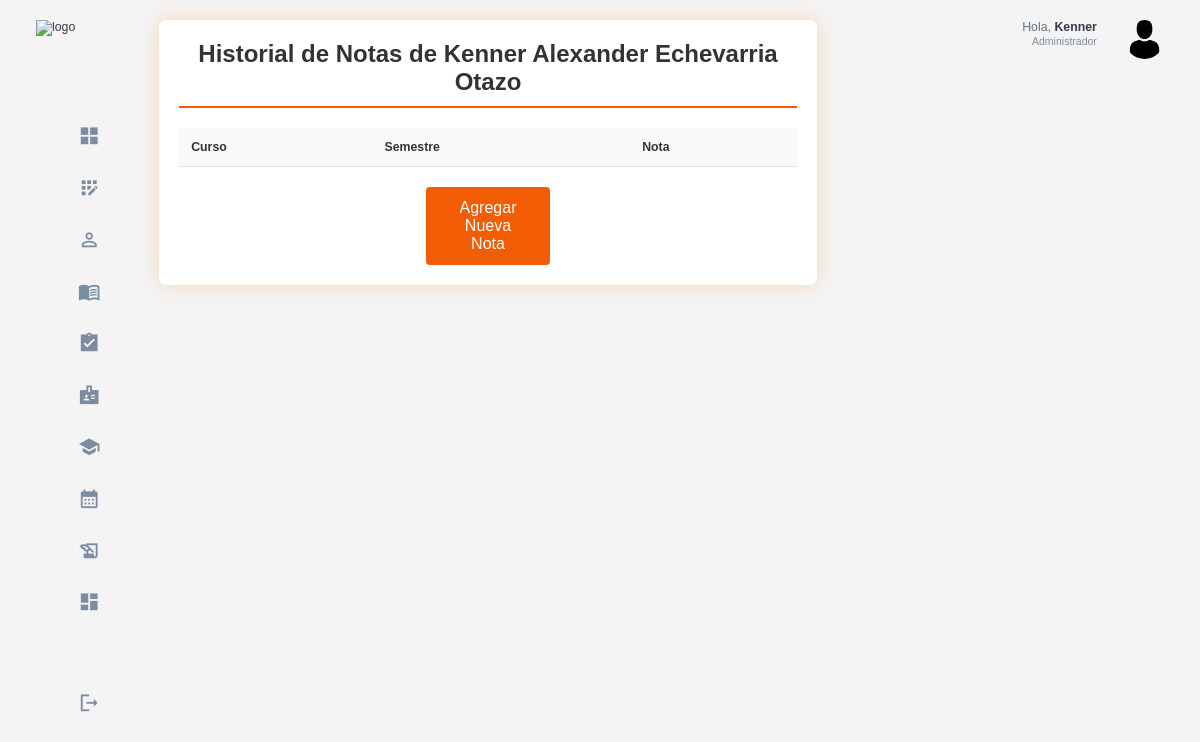
Before: /cursos/historial/2/ (signed in) with the older database file.
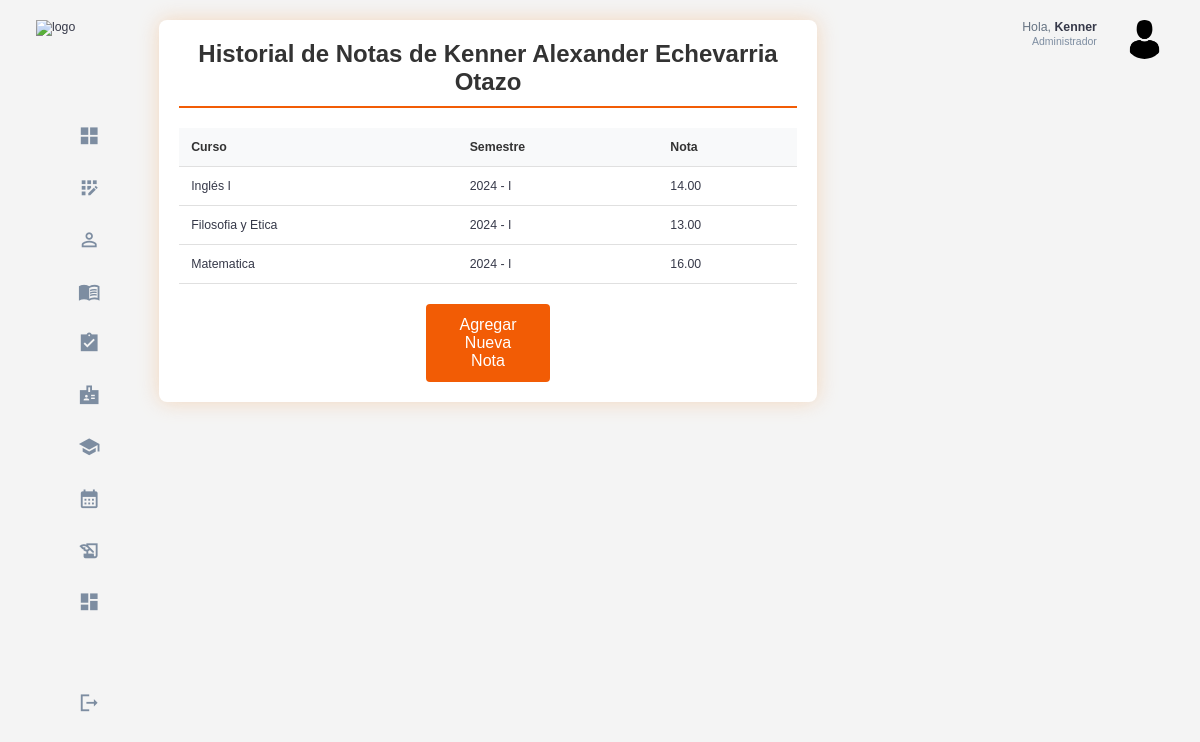
After: the same page with the newer database file.
### estudiantes/models.py (models this page shows, shortened)
class Estudiante(models.Model):
    usuario = models.OneToOneField(Usuario, on_delete=models.CASCADE)
    codigo = models.CharField(max_length=10,unique=True)
    base = models.CharField(max_length=20)
    carrera = models.CharField(max_length=100)
    activo = models.BooleanField(default=True)

class InformacionPersonal(models.Model):
    estudiante = models.OneToOneField(Estudiante, on_delete=models.CASCADE)
    dni =  models.CharField(max_length=8,unique= True)
    nombre = models.CharField(max_length=100)
    apellido = models.CharField(max_length=100)
    fecha_nacimiento = models.DateField()

### usuarios/models.py (models this page shows, shortened)
class Usuario(AbstractUser):
    id = models.AutoField(primary_key=True)
    rol = models.ForeignKey(Rol, on_delete=models.CASCADE, null=True, blank=False)

### cursos/models.py (models this page shows, shortened)
class HistorialNotas(models.Model):
    estudiante = models.ForeignKey(Estudiante, on_delete=models.CASCADE, related_name='historial_notas')
    curso = models.ForeignKey(Curso, on_delete=models.CASCADE, related_name='historial_notas')
    nota = models.DecimalField(max_digits=5, decimal_places=2)  # Campo para la nota
    semestre = models.ForeignKey('semestre.Semestre', on_delete=models.CASCADE, related_name='historial_notas')  # Usa la cadena aquí también
    class Meta:
        unique_together = ('estudiante', 'curso','semestre')

class Curso(models.Model):
    codigo = models.CharField(max_length=10, unique=True)  # Campo único
    nombre = models.CharField(max_length=100)
    descripcion = models.TextField(null=True, blank=True)
    creditos = models.IntegerField()
    ciclo = models.IntegerField(validators=[MinValueValidator(1), MaxValueValidator(10)])
    pre_requisitos = models.ManyToManyField('self', symmetrical=False, related_name='requisitos_para', blank=True)

### semestre/models.py (models this page shows, shortened)
class Semestre(models.Model):
    PERIODO_CHOICES = (
        ('I', 'Primero'),
        ('II', 'Segundo'),
    )
    año = models.PositiveIntegerField()  # Por ejemplo, 2024
    periodo = models.CharField(max_length=2, choices=PERIODO_CHOICES)  # I o II
    fecha_inicio = models.DateField()
    fecha_fin = models.DateField()
    estado = models.BooleanField(default=False)  # Indica si el semestre está activo
    class Meta:
        unique_together = ('año', 'periodo')  # Evita duplicados de año y periodo
    def __str__(self):
        return f"{self.año} - {self.periodo}"

### usuarios/decorators.py (the view)
        def _wrapped_view(request, *args, **kwargs):
            if request.user.is_authenticated and (request.user.rol.nombre_rol == role or request.user.rol.is_admin):
                return view_func(request, *args, **kwargs)
            else:
                raise PermissionDenied  # Lanza un error si no tiene el rol correcto

### cursos/views.py (called while the page is built)
@login_required
@role_required('Administrador')
def historial_notas_estudiante(request, estudiante_id):
    estudiante = get_object_or_404(Estudiante, pk=estudiante_id)
    historial = estudiante.historial_notas.all()  # Obtiene todas las notas del estudiante
    context = {
        'estudiante': estudiante,
        'historial': historial,  # Solo se muestra el historial aquí
    }
    return render(request, 'estudiantes/historial_notas_estudiante.html', context)

### templates/estudiantes/historial_notas_estudiante.html (shortened to what this page needs)
{% extends 'base.html' %}
{% load static %}
{% block extra_css %}
    <link rel="stylesheet" href="{% static 'css/student_list.css' %}">
{% endblock %}
{% block content %}
<div class="student-list-container">
    <h2>Historial de Notas de <td>{{ estudiante.informacionpersonal.nombre }} {{ estudiante.informacionpersonal.apellido }}</td></h2>
    <div class="table-responsive">
        <table class="student-table">
            <thead>
                <tr>
                    <th>Curso</th>
                    <th>Semestre</th>
                    <th>Nota</th>
                </tr>
            </thead>
            <tbody>
                {% for nota in historial %}
                <tr>
                    <td>{{ nota.curso.nombre }}</td>
                    <td>{{ nota.semestre }}</td>
                    <td>{{ nota.nota }}</td>
                </tr>
                {% endfor %}
            </tbody>
        </table>
        <a href="{% url 'agregar_nota' estudiante.id %}" class="btn btn-add">Agregar Nueva Nota</a>
    </div>
</div>
{% endblock %}

### templates/base.html (shortened to what this page needs)
{% load static %}
<!DOCTYPE html>
<html lang="en">
<head>
    <link rel="stylesheet" href="{% static 'css/base.css' %}">
    {% block extra_css %}{% endblock %}
</head>
<body>
    <div class="container">
        <aside>
            <div class="top">
                <div class="logo">
                    <img src="/static/assets/logo_base.png" alt="logo">
                </div>
            </div>
            <div class="sidebar">
                <a href="{% url 'home_admin' %}" class="active">
                    <span class="material-icons-sharp">grid_view</span>
                </a>
                <a href="{% url 'registrar_usuario' %}" >
                    <span class="material-icons-sharp">app_registration</span>
                </a>
                <a href="{% url 'listar_estudiantes' %}">
                    <span class="material-icons-sharp">person_outline</span>
                </a>
                <a href="{% url 'listar_cursos' %}">
                    <span class="material-icons-sharp">menu_book</span>
                </a>
                <a href="{% url 'listar_estudiantes_historial' %}">
                    <span class="material-icons-sharp">assignment_turned_in</span>
                </a>
                <a href="{% url 'listar_profesores' %}">
                    <span class="material-icons-sharp">badge</span>
                </a>
                <a href="{% url 'listar_semestres' %}">
                    <span class="material-icons-sharp">school</span>
                </a>
                <a href="{% url 'listar_secciones' %}">
                    <span class="material-icons-sharp">calendar_month</span>
                <a href="{% url 'listar_matriculas' %}">
                    <span class="material-icons-sharp">history_edu</span>
                </a>
                <a href="{% url 'estadisticas_generales' %}">
                    <span class="material-icons-sharp">dashboard</span>
                <a href="{% url 'crear_preferencia' %}">
                </a>
                <a href="{% url 'signout' %}">
                    <span class="material-icons-sharp">logout</span>
                </a>
            </div>
        </aside>
        <main>
            {% block content %}
            {% endblock %}
        </main>
        <div class="right">
            <div class="top">
                <div class="profile">
                    <div class="info">
                        <p>Hola, <b>{{ request.user.username }}</b></p>
                        <small class="text-muted">Administrador</small>
                    </div>
                    <div class="profile-photo">
                        <img src="/static/assets/perfil_admin.png" alt="perfil_admin">
                    </div>
                </div>
            </div>
        </div>
    </div>
</body>
</html>

### static/css/base.css (style rules this page uses)
:root { --color-primary: #F25C05; --color-danger: #F26938; --color-success: #41f1b6; --color-warning: #F2A172; --color-white: #fff; --color-info-dark: #7d8da1; --color-info-light: #dce1eb; --color-dark: #363949; --color-light: #f2a1724f; --color-primary-variant: #8f5100; --color-dark-variant: #677483; --color-background: #f6f6f9; --card-border-radius: 2rem; --border-radius-1: 0.4rem; --border-radius-2: 0.8rem; --border-radius-3: 1.2rem; --card-padding: 1.8rem; --padding-1: 1.2rem; --box-shadow: 0 2rem 3rem var(--color-light) }
* { margin: 0; padding: 0; outline: 0; appearance: none; border: 0; text-decoration: none; list-style: none; box-sizing: border-box; }
html { font-size: 14px; }
body { width: 100vw; height: 100vh; font-family: Arial, sans-serif; font-size: 0.88rem; background: var(--color-background); user-select: none; overflow-x: hidden; color: var(--color-dark); }
.container { display: grid; width: 96%; margin: 0 auto; gap: 1.8rem; grid-template-columns: 16rem auto 23rem; }
a { color: var(--color-dark); }
img { display: block; width: 100%; }
h2 { font-size: 1.4rem; }
small { font-size: 0.75rem; }
.profile-photo { width: 2.8rem; height: 2.8rem; border-radius: 50%; overflow: hidden; }
.text-muted { color: var(--color-info-dark); }
p { color: var(--color-dark-variant); }
b { color: var(--color-dark); }
aside { height: 100vh; width: 16rem; }
aside .top { display: flex; align-items: center; justify-content: space-between; margin-top: 1.4rem; }
aside .logo { display: flex; gap: 0.8rem; }
aside .logo img { width: 12.5rem; height: 4.5rem; }
aside .sidebar { display: flex; flex-direction: column; height: 86vh; position: relative; top: 3rem; }
aside .sidebar a { display: flex; color: var(--color-info-dark); margin-left: 2rem; gap: 1rem; align-items: center; position: relative; height: 3.7rem; transition: all 300ms ease; padding: 0 1rem; white-space: nowrap; overflow: hidden; text-overflow: ellipsis; }
aside .sidebar a span { font-size: 1.6rem; transition: all 300ms ease; }
aside .sidebar a:last-child { position: absolute; bottom: 2rem; width: 100%; }
main { margin-top: 1.4rem; }
.right { margin-top: 1.4rem; }
.right .top { display: flex; justify-content: end; gap: 2rem; }
.right .top .profile { display: flex; gap: 2rem; text-align: right; }
@media screen and (max-width: 1200px) { .container { width: 94%; grid-template-columns: 7rem auto 23rem; } }
@media screen and (max-width: 1200px) { aside .sidebar a { width: 5.6rem; } }
@media screen and (max-width: 1200px) { aside .sidebar a:last-child { position: relative; margin-top: 1.8rem; } }
@media screen and (max-width: 1200px) { aside .logo img { top: 10px; width: 8.2rem; height: 3.5rem; } }

### static/css/student_list.css (style rules this page uses)
body { margin: 0; padding: 0; font-family: Arial, sans-serif; background-color: #f4f4f4; }
.student-list-container { width: 100%; max-width: 1200px; margin: 0 auto; padding: 20px; background-color: #ffffff; border-radius: 8px; box-shadow: 0 0 20px rgba(243, 184, 128, 0.473); box-sizing: border-box; }
.student-list-container h2 { text-align: center; margin-bottom: 20px; padding-bottom: 10px; border-bottom: 2px solid #F25C05; color: #333; font-size: 24px; }
.table-responsive { overflow-x: auto; -webkit-overflow-scrolling: touch; }
.student-table { width: 100%; border-collapse: collapse; margin-bottom: 20px; }
.student-table th, .student-table td { padding: 12px; text-align: left; border-bottom: 1px solid #e0e0e0; }
.student-table th { background-color: #f8f9fa; font-weight: bold; color: #333; }
.btn { display: inline-block; padding: 8px 12px; border: none; border-radius: 4px; cursor: pointer; font-size: 14px; text-decoration: none; transition: background-color 0.3s; text-align: center; }
.btn-add { background-color: #F25C05; color: #fff; padding: 12px 20px; font-size: 16px; display: block; width: 20%; margin: auto; }

Changed rows visible on the page:
added HistorialNotas: curso.nombre "Inglés I", semestre "2024 - I", nota "14.00"
added HistorialNotas: curso.nombre "Filosofia y Etica", semestre "2024 - I", nota "13.00"
added HistorialNotas: curso.nombre "Matematica", semestre "2024 - I", nota "16.00"
